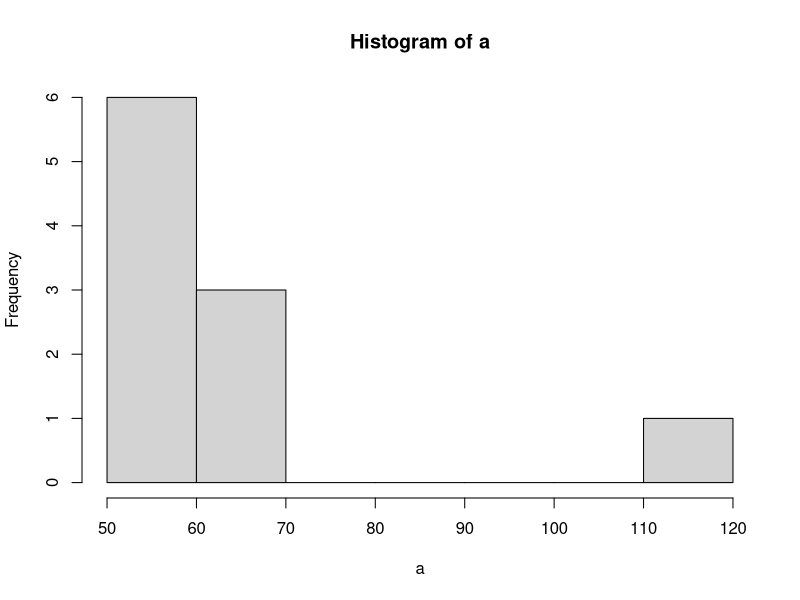

Reproduce this figure in R.
# Vamos criar um vetor com pesos dos alunos:
a <- c(52,52,54,56,57,60,61,65,70,120)

# Exibindo o vetor inteiro (todas as posições):
print(a)

# Exibindo apenas a primeira posição (o peso da primeira pessoa: 52):
print(a[1])

# Exibindo apenas a décima posição (o peso da décima pessoa: 120):
print(a[10])

# Exibindo a quantidade de posições do vetor (10):
print(length(a))

# Calculando a Média manualmente (soma dos pesos / quantidade de pessoas): 
media <- sum(a) / length(a)
print(media)

# Usando a função "mean()":
print(mean(a))

# Calculando a mediana dos pesos: 
mediana <- median(a)
print(mediana)

# Moda (R não tem uma função nos pacotes padrões): 
# Criando uma função para calcular a moda: 
calcMode <- function(v) {
  uniqv <- unique(v)
  uniqv[which.max(tabulate(match(v, uniqv)))]
}

# Invocando a função e calculando a moda do vetor (54): 
moda <- calcMode(a)
print(moda)

# Mostrando um histograma com a distribuição dos pesos: 
print(hist(a))
